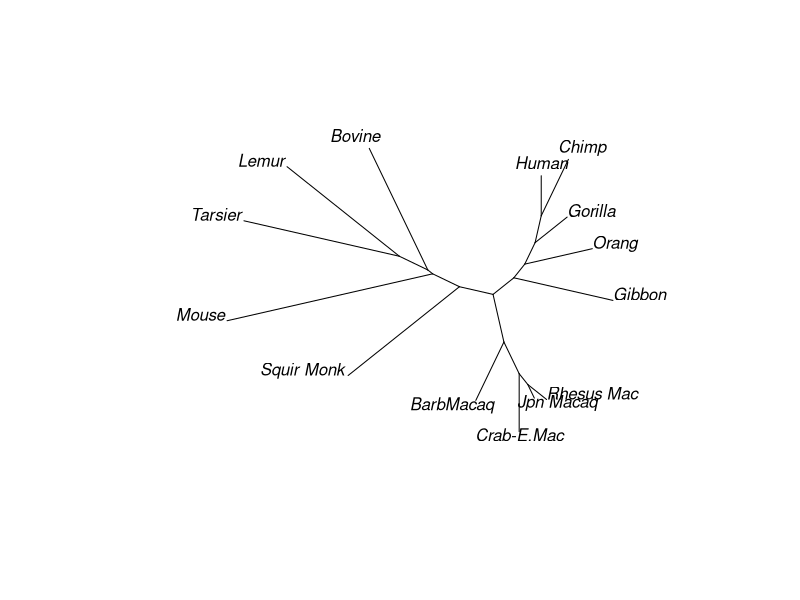

The R script that drew this image:
library(phangorn) 
library(ape)
fdir <- system.file("extdata/trees", package = "phangorn") 
primates <- read.phyDat(file.path(fdir, "primates.dna"),format = "interleaved")

#UPGMA Methode
#df_primates <- data.frame(primates)
dm <- dist.ml(primates) #Berechnen der Distanzmatrix
upgma_tree <- upgma(dm) #UPGMA Tree


#NJ-Methode
nj_tree <- NJ(dm)
unj_tree <- UNJ(dm)
plot(unj_tree, "unrooted")
